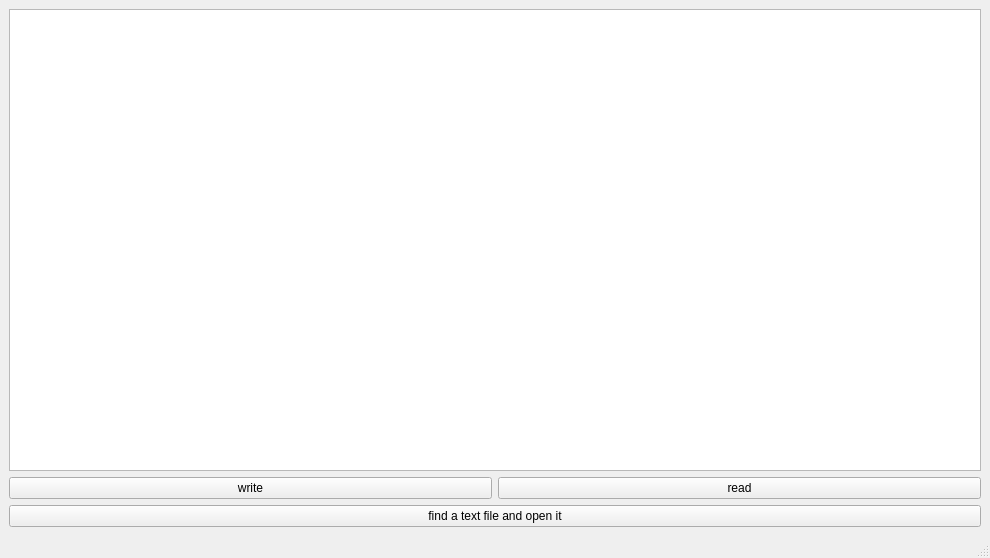
<?xml version="1.0" encoding="UTF-8"?>
<ui version="4.0">
 <class>MainWindow</class>
 <widget class="QMainWindow" name="MainWindow">
  <property name="geometry">
   <rect>
    <x>0</x>
    <y>0</y>
    <width>990</width>
    <height>558</height>
   </rect>
  </property>
  <property name="windowTitle">
   <string>MainWindow</string>
  </property>
  <widget class="QWidget" name="centralwidget">
   <layout class="QVBoxLayout" name="verticalLayout_2">
    <item>
     <layout class="QVBoxLayout" name="verticalLayout">
      <item>
       <widget class="QPlainTextEdit" name="plainTextEdit"/>
      </item>
      <item>
       <layout class="QHBoxLayout" name="horizontalLayout">
        <item>
         <widget class="QPushButton" name="pushButton">
          <property name="text">
           <string>write</string>
          </property>
         </widget>
        </item>
        <item>
         <widget class="QPushButton" name="pushButton_2">
          <property name="text">
           <string>read</string>
          </property>
         </widget>
        </item>
       </layout>
      </item>
     </layout>
    </item>
    <item>
     <widget class="QPushButton" name="pushButton_3">
      <property name="text">
       <string>find a text file and open it</string>
      </property>
     </widget>
    </item>
   </layout>
  </widget>
  <widget class="QMenuBar" name="menubar">
   <property name="geometry">
    <rect>
     <x>0</x>
     <y>0</y>
     <width>990</width>
     <height>25</height>
    </rect>
   </property>
  </widget>
  <widget class="QStatusBar" name="statusbar"/>
 </widget>
 <resources/>
 <connections/>
</ui>
